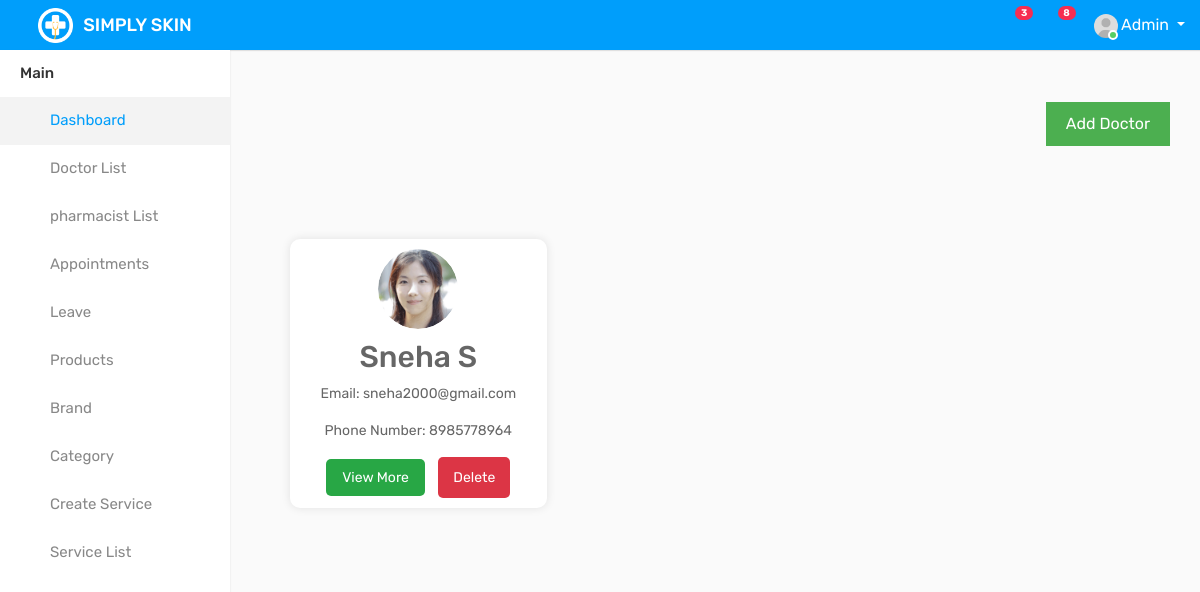
Screenshot of /doctorprofile_list.html with the database file from the repository.
### skin_app/models.py (models this page shows, shortened)
class DoctorProfile(models.Model):
    user = models.OneToOneField(CustomUser, on_delete=models.CASCADE)
    profile_picture = models.ImageField(upload_to='profile_pics/', blank=True, null=True)
    id_proof_image = models.ImageField(upload_to='id_proof_images/', blank=True, null=True)
    phonenumber = models.CharField(max_length=15, blank=True, null=True)
    address = models.CharField(max_length=255,blank=True, null=True)
    dob = models.DateField(blank=True, null=True)
    age = models.IntegerField(blank=True, null=True)
    state = models.CharField(max_length=100, blank=True, null=True)
    city=models.CharField(max_length=100,blank=True, null=True)
    pdf_certificate_1 = models.FileField(upload_to='pdf_certificates/', blank=True, null=True)
    pdf_certificate_2 = models.FileField(upload_to='pdf_certificates/', blank=True, null=True)
    pdf_certificate_3 = models.FileField(upload_to='pdf_certificates/', blank=True, null=True)
    consultation_fee = models.DecimalField(max_digits=8, decimal_places=2, blank=True, null=True)  # Add this line

class CustomUser(AbstractUser):
    role = models.CharField(max_length=100, default="")
    first_name = models.CharField(max_length=100)
    last_name = models.CharField(max_length=100, blank=True, null=True)
    gender_choices = [
        ('male', 'Male'),
        ('female', 'Female'),
        ('other', 'Other'),
    ]
    gender = models.CharField(max_length=6, choices=gender_choices, blank=True)

### skin_app/views.py (the view)
# urls.py: path('doctorprofile_list.html', views.doctorprofile_list, name='doctorprofile_list'),
def doctorprofile_list(request):
    doctors = DoctorProfile.objects.prefetch_related('user__specializations').all()
    user = CustomUser.objects.filter(role='Doctor')
    return render(request, 'doctorprofile_list.html', {'doctors': doctors,"user":user})

### templates/doctorprofile_list.html (shortened to what this page needs)
{% load static %}
<!DOCTYPE html>
<html lang="en">
<head>
    <link rel="stylesheet" type="text/css" href="{% static 'assets1/css/bootstrap.min.css'%}">
    <link rel="stylesheet" type="text/css" href="{% static 'assets1/css/font-awesome.min.css'%}">
    <link rel="stylesheet" type="text/css" href="{% static 'assets1/css/style.css'%}">
</head>
{% include 'admin.html'%}
<body>
<h2>Doctor List </h2>
<div class="add-butt">
  <a href="{% url 'add-doctor' %}" class="add-doctor-button">Add Doctor</a>
</div>
{% for doctor in doctors %}
  {% if doctor.user.role == 'Doctor' %}
    <div class="doctor-container">
      <div class="profile-photo-container">
        {% if doctor.profile_picture %}
          <img src="{{ doctor.profile_picture.url }}" alt="{{ doctor.user.username }}" class="profile-photo">
        {% endif %}
      </div>
      <h2>{{ doctor.user.first_name }} {{ doctor.user.last_name }}</h2>
      <p>Email: {{ doctor.user.email }}</p>
      <p>Phone Number: {{ doctor.phonenumber }}</p>
         <a href="{% url 'view_more' doctor.user.id %}" class="button view-more">View More</a>
         <a class="delete-button" href="{% url 'delete-doctor' doctor.user.id %}">Delete</a>
      </div>
  {% endif %}
{% endfor %}
  </body>
</html>

### templates/doctorprofile_list.html (style rules this page uses)
.doctor-container { background-color: #fff; box-shadow: 0 0 10px rgba(0, 0, 0, 0.1); border-radius: 10px; padding: 10px; margin: 10px; display: inline-block; width: calc(22.22% - 10px); box-sizing: border-box; vertical-align: top; text-align: center; margin-left: 290px; }
.profile-photo-container { overflow: hidden; border-radius: 50%; width: 80px; height: 80px; margin: 0 auto 10px; }
.profile-photo { width: 100%; height: 100%; object-fit: cover; border-radius: 50%; }
p { margin-bottom: 10px; }
a { color: #007bff; text-decoration: none; }
.button { display: inline-block; padding: 8px 16px; margin-right: 10px; border-radius: 5px; text-decoration: none; color: #fff; cursor: pointer; }
.view-more { background-color: #28a745; }
a.delete-button { display: inline-block; padding: 10px 15px; background-color: #dc3545; color: #fff; text-decoration: none; border-radius: 5px; transition: background-color 0.3s ease; }
.add-butt { display: flex; justify-content: center; align-items: center; height: 50vh; }
.add-doctor-button { background-color: #4CAF50; color: white; padding: 10px 20px; text-align: center; text-decoration: none; font-size: 16px; }
.add-butt { display: flex; justify-content: flex-end; align-items: center; height: 20vh; margin-bottom: 25px; margin-right: 30px; }

### rows the page displays
DoctorProfile: profile_picture (picture), user.first_name "Sneha", user.last_name "S", user.email "sneha2000@gmail.com", phonenumber "8985778964"
